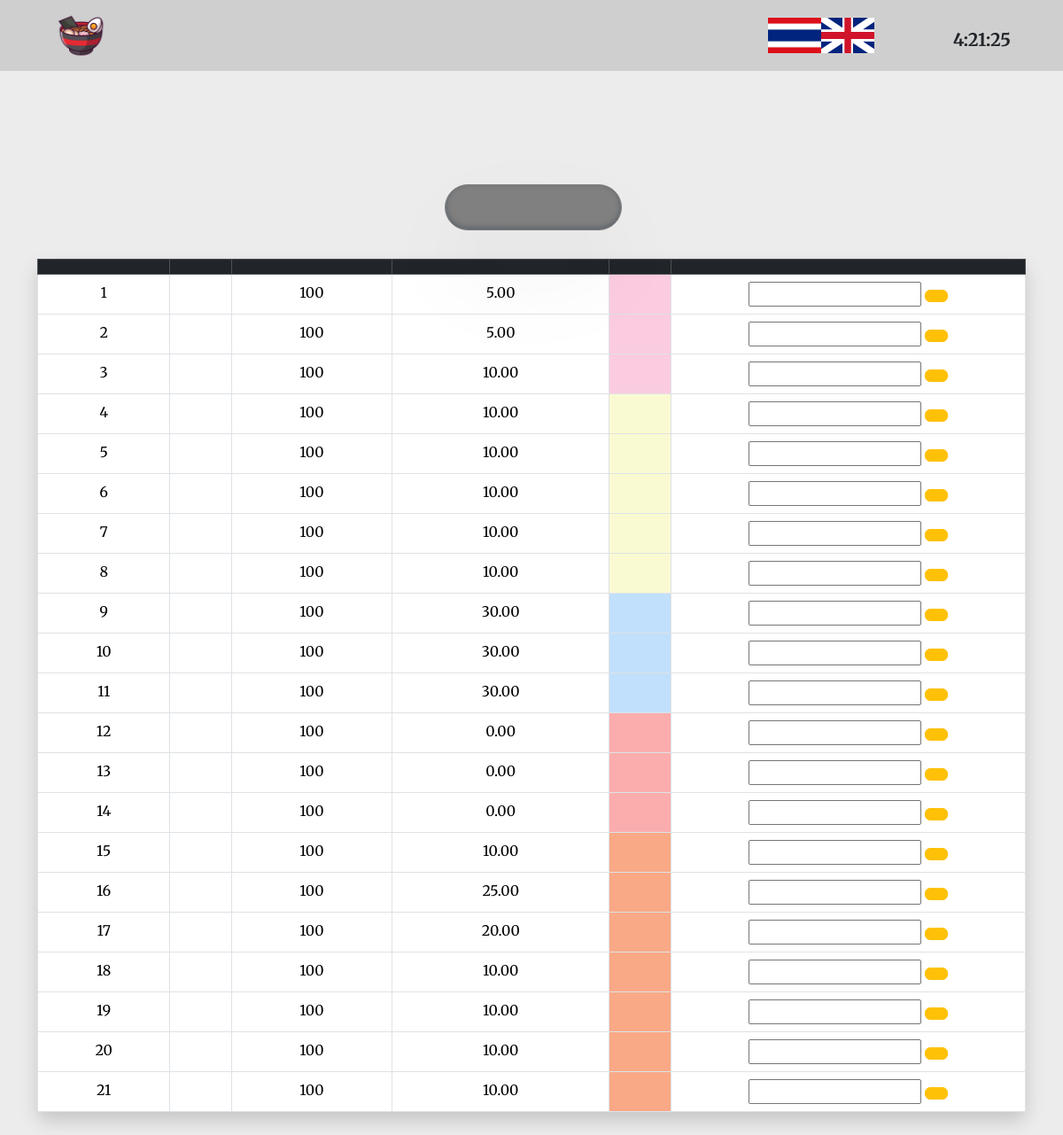
Screenshot of /SouceCode/ingredient.php with the database file from the repository.
### tables this page shows
CREATE TABLE `ingredients` (
  `ing_id` int(11) NOT NULL,
  `ing_name` varchar(80) NOT NULL,
  `ing_quantity` int(11) NOT NULL,
  `price` decimal(10,2) NOT NULL,
  `ing_type` varchar(50) DEFAULT NULL,
  `ing_img` varchar(250) DEFAULT NULL
);

### SouceCode/ingredient.php (the view, shortened to what this page needs)
<?php
    require('backend/dbconnect.php');
?>
<!DOCTYPE html>
<html lang="en">
<head>
    <link rel="stylesheet" href="style.css">
    <link rel="stylesheet" href="https://unicons.iconscout.com/release/v4.0.0/css/line.css">
    <link href="https://cdn.jsdelivr.net/npm/bootstrap@5.3.3/dist/css/bootstrap.min.css" rel="stylesheet">
</head>
<body onload="startTime()">
        <div class="header-container">
            <div class="logo">
                <a href="index.php">
                    <img src="Images/iconRamen.png" alt="">
                </a>
            </div>
            <div class="title">
            </div>
            <div class="language">
                <div class="lang-thai">
                    <a href="?lang=th"><img src="Images/Thaiflag.jpg" alt=""></a>
                </div>
                <div class="lang-eng">
                    <a href="?lang=en"><img src="Images/Engflag.png" alt=""></a>
                </div>
            </div>
            <div class="time">
                <div id='txt'></div>
            </div>
        </div>
        <?php
            $sql = "SELECT * FROM ingredients ORDER BY ing_type ASC";
            $result = mysqli_query($connection,$sql);
            $ing = mysqli_fetch_all($result, MYSQLI_ASSOC);
            $countData = mysqli_num_rows($result);
            $ingNumber = 1;
            ?>
    <div class="container" >
        <h1 class="text-center" style="padding-bottom: 50px;"><?php echo $ingdetail;?></h1>
            <div class="footer-container">
                <div class="return">
                    <div class="footer-text">
                        <?php if($_SESSION['lang'] == "en"):?>
                        <a href="backstore.php?lang=en">
                            <input type="reset" value="<?php echo $return;?>" name="return" id="rtn-3">
                        </a>
                        <?php else:?>
                        <a href="backstore.php?lang=th">
                            <input type="reset" value="<?php echo $return;?>" name="return" id="rtn-3">
                        </a>
                        <?php endif;?>
                    </div>
                </div>
        </div>
        <br>
            <?php if($countData > 0): ?>
                <table class="table table-bordered">
                    <thead >
                        <tr align="center" class="table-dark" >
                            <th><?php echo $tbheader1; ?></th>
                            <th><?php echo $tbheader2; ?></th>
                            <th><?php echo $tbheader3; ?></th>
                            <th><?php echo $tbheader4; ?></th>
                            <th><?php echo $tbheader5; ?></th>
                            <th style="width: 400px;"><?php echo $tbheader6; ?></th>
                        </tr>
                    </thead>
                    <tbody>
                    <?php foreach ($ing as $eachitem): ?>
                        <tr align="center">
                            <td> <?php echo $ingNumber++; ?> </td>
                            <td> <?php echo $ing_name;?> </td>
                            <td> <?php echo $eachitem["ing_quantity"]; ?> </td>
                            <td> <?php echo $eachitem["price"]; ?> </td>
                            <?php if($eachitem["ing_type"] == "noodle"){?>
                                <td style="background-color: lightgoldenrodyellow;"> <?php echo $ing_type; ?> </td>
                            <?php }elseif($eachitem["ing_type"] == "soup"){?>
                                <td style="background-color: #c1e0fb;"> <?php echo $ing_type; ?> </td>
                            <?php }elseif($eachitem["ing_type"] == "meat"){?>
                                <td style="background-color: #fbcbdf;"> <?php echo $ing_type; ?> </td>
                            <?php }elseif($eachitem["ing_type"] == "spicy"){?>
                                <td style="background-color: #fbadad;"> <?php echo $ing_type; ?> </td>
                            <?php }elseif($eachitem["ing_type"] == "topping"){?>
                                <td style="background-color: #f9a986"> <?php echo $ing_type; ?> </td>
                            <?php }?>
                            <td align="center" >
                                <form action="update_ing_quantity.php?ing_id=<?php echo $eachitem["ing_id"];?>" method="POST">
                                    <input type="number" name="qty">
                                    <button class="btn btn-warning"><?php echo $updatebtn;?></button>
                                </form>
                            </td>
                        </tr>
                    <?php endforeach; ?>
                    </tbody>
                </table>
            <?php else: ?>
                <div class='alert123'>
                    <b>ไม่มีวัตถุดิบในฐานข้อมูล !!!</b>
                </div>
            <?php endif; ?>
        </div>
</body>
</html>

### SouceCode/style.css (style rules this page uses)
* { margin: 0px; padding: 0px; box-sizing: border-box; font-family: "Merriweather", serif; scroll-behavior: smooth; }
body { background-color: #ececec; }
.header-container { display: grid; grid-template-columns: 1fr 4fr 1fr 1fr; grid-column: 1/3; text-align: center; height: 80px; background-color: #cfcfcf; }
.footer-container { display: grid; grid-template-columns: 3fr 3fr; grid-column: 1/3; text-align: center; background-color: #ececec; }
.container, .header-container, .sidebar-container, .content-container, .footer-container { padding: 10px; }
.logo img { height: 60px; }
.title { font-weight: bold; font-size: 20px; padding-top: 20px; padding-left: 180px; }
.language { display: grid; grid-template-columns: 1fr 1fr; padding-top: 10px; padding-inline: 40px; }
.language img { height: 40px; width: 60px; }
.lang-thai, .lang-eng { height: 40px; width: 60px; }
.time { font-weight: bold; font-size: 20px; padding-top: 20px; }
.return, .confirm, .checkout { display: grid; grid-template-columns: 1fr 1fr; height: 50px; }
input[type="reset"] { font-size: 20px; border-radius: 30px; padding: 10px; margin-left: 450px; width: 200px; background-color: grey; border: 1px solid grey; color: white; cursor: pointer; box-shadow: rgba(50, 50, 93, 0.25) 0px 50px 100px -20px, rgba(0, 0, 0, 0.3) 0px 30px 60px -30px, rgba(10, 37, 64, 0.35) 0px -2px 6px 0px inset; }
a,i { text-decoration: none; }

### SouceCode/ingredient.php (style rules this page uses)
table { box-shadow: 0 10px 20px #c6c6c6; border-radius: 10px; }
.container { margin-top: 50px; }
body { background-color: #ececec; }

### rows the page displays
ingredients: ing_quantity "100", price "5.00"
ingredients: ing_quantity "100", price "5.00"
ingredients: ing_quantity "100", price "10.00"
ingredients: ing_quantity "100", price "10.00"
ingredients: ing_quantity "100", price "10.00"
ingredients: ing_quantity "100", price "10.00"
ingredients: ing_quantity "100", price "10.00"
ingredients: ing_quantity "100", price "10.00"
ingredients: ing_quantity "100", price "30.00"
ingredients: ing_quantity "100", price "30.00"
ingredients: ing_quantity "100", price "30.00"
ingredients: ing_quantity "100", price "0.00"
ingredients: ing_quantity "100", price "0.00"
ingredients: ing_quantity "100", price "0.00"
ingredients: ing_quantity "100", price "10.00"
ingredients: ing_quantity "100", price "25.00"
ingredients: ing_quantity "100", price "20.00"
ingredients: ing_quantity "100", price "10.00"
ingredients: ing_quantity "100", price "10.00"
ingredients: ing_quantity "100", price "10.00"
ingredients: ing_quantity "100", price "10.00"
